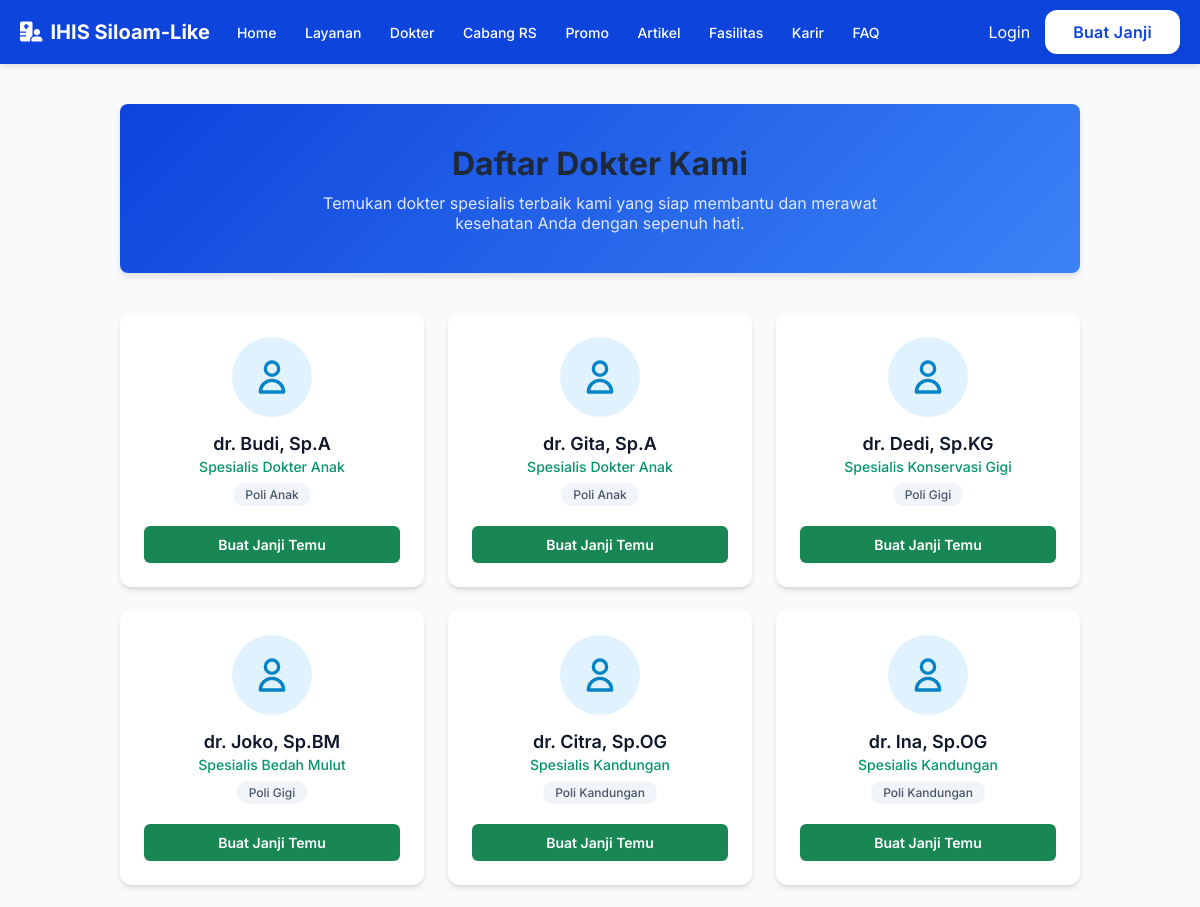
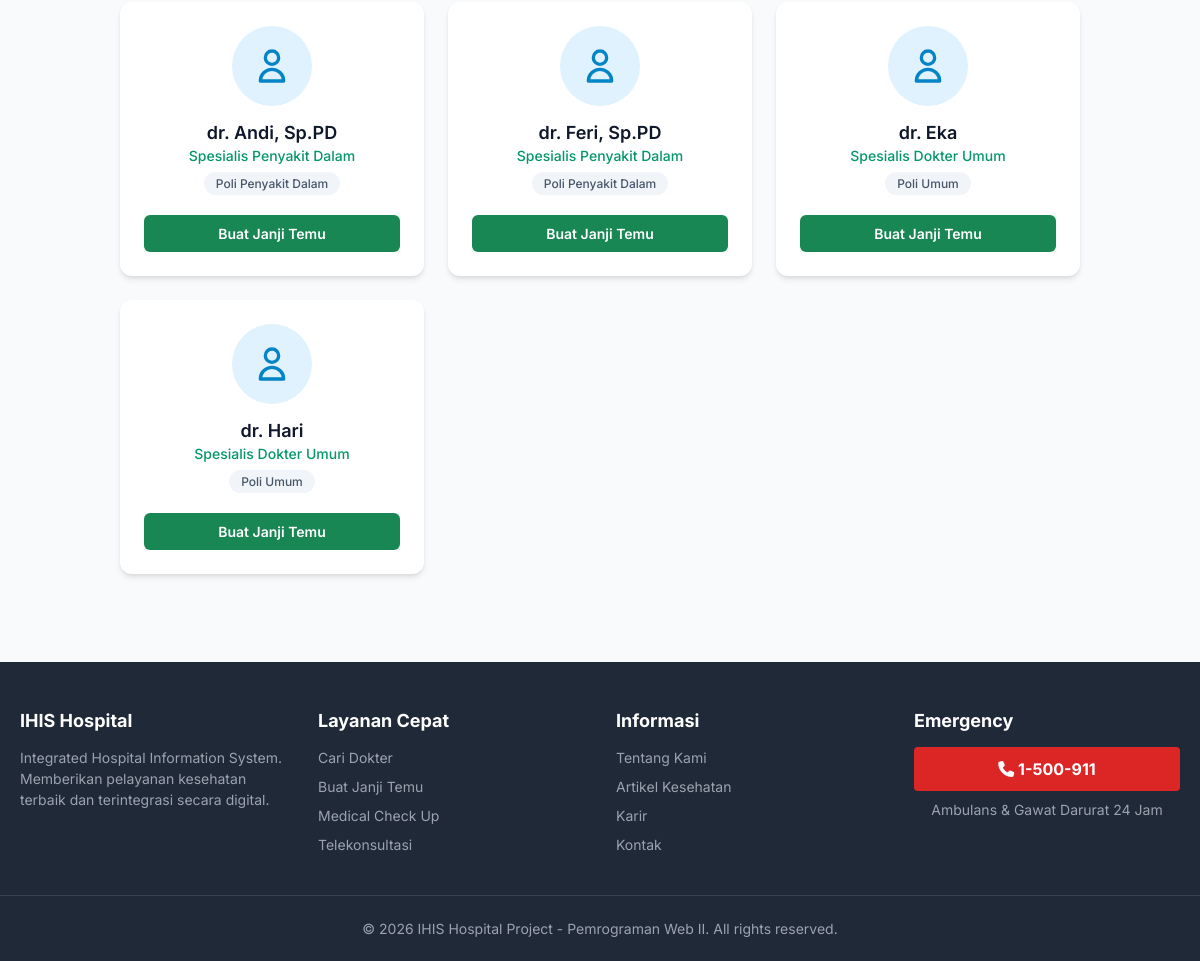
The app's page /index.php?page=doctors with its own data (2 pictures, top to bottom).
### tables this page shows
CREATE TABLE `doctors` (
  `id` int(11) NOT NULL,
  `user_id` int(11) NOT NULL,
  `poly_id` int(11) NOT NULL,
  `full_name` varchar(150) NOT NULL,
  `specialty` varchar(100) NOT NULL,
  `fee` decimal(10,2) NOT NULL DEFAULT 0.00,
  `status` enum('ACTIVE','INACTIVE') DEFAULT 'ACTIVE',
  `created_at` timestamp NULL DEFAULT current_timestamp()
);

CREATE TABLE `poly` (
  `id` int(11) NOT NULL,
  `name` varchar(100) NOT NULL,
  `description` text DEFAULT NULL,
  `created_at` timestamp NULL DEFAULT current_timestamp()
);

### index.php (called while the page is built, shortened)
<?php
$page = isset($_GET['page']) ? $_GET['page'] : 'home';
require_once 'includes/header.php';
require_once "pages/{$page}.php";
require_once 'includes/footer.php';
?>

### pages/doctors.php (the view, shortened to what this page needs)
<?php
$error = '';
$doctors = [];
try {
    $query = "
        SELECT d.id, d.full_name, d.specialty, d.fee, p.name AS poly_name
        FROM doctors d
        LEFT JOIN poly p ON d.poly_id = p.id
        WHERE d.status = 'ACTIVE'
        ORDER BY p.name ASC, d.full_name ASC
    ";
    $stmt = $pdo->query($query);
    $doctors = $stmt->fetchAll(PDO::FETCH_ASSOC);
} catch (PDOException $e) {
    $error = "Gagal memuat daftar dokter: " . $e->getMessage();
}
?>
<div class="doctors-page-container" style="max-width: 1000px; margin: 40px auto; padding: 0 20px;">
    <div class="page-header" style="text-align: center; margin-bottom: 40px;">
        <h1 style="color: #1e293b; font-size: 32px; margin-bottom: 10px;">Daftar Dokter Kami</h1>
        <p style="font-size: 16px; max-width: 600px; margin: 0 auto;">
            Temukan dokter spesialis terbaik kami yang siap membantu dan merawat kesehatan Anda dengan sepenuh hati.
        </p>
    </div>
    <?php if ($error): ?>
        <div style="background:#fee2e2; color:#b91c1c; padding:15px; border-radius:8px; border: 1px solid #f87171; text-align: center;">
            <?= htmlspecialchars($error) ?>
        </div>
    <?php else: ?>
        <div class="doctors-grid" style="display: grid; grid-template-columns: repeat(auto-fill, minmax(280px, 1fr)); gap: 24px;">
            <?php foreach ($doctors as $doc): ?>
                <div class="doctor-card" style="background: #ffffff; border-radius: 12px; padding: 24px; box-shadow: 0 4px 6px -1px rgba(0, 0, 0, 0.1), 0 2px 4px -1px rgba(0, 0, 0, 0.06); text-align: center; transition: transform 0.2s ease;">
                    <div class="doctor-avatar" style="width: 80px; height: 80px; background: #e0f2fe; border-radius: 50%; margin: 0 auto 16px; display: flex; align-items: center; justify-content: center; color: #0284c7;">
                        <svg style="width: 40px; height: 40px;" xmlns="http://www.w3.org/2000/svg" fill="none" viewBox="0 0 24 24" stroke="currentColor">
                            <path stroke-linecap="round" stroke-linejoin="round" stroke-width="2" d="M16 7a4 4 0 11-8 0 4 4 0 018 0zM12 14a7 7 0 00-7 7h14a7 7 0 00-7-7z" />
                        </svg>
                    </div>
                    <h3 style="font-size: 18px; color: #0f172a; margin: 0 0 4px; font-weight: 600;">
                        <?= htmlspecialchars($doc['full_name']) ?>
                    </h3>
                    <p style="color: #059669; font-size: 14px; font-weight: 500; margin: 0 0 8px;">
                        Spesialis <?= htmlspecialchars($doc['specialty']) ?>
                    </p>
                    <div style="display: inline-block; background: #f1f5f9; color: #475569; padding: 4px 12px; border-radius: 999px; font-size: 12px; font-weight: 500; margin-bottom: 20px;">
                        <?= htmlspecialchars($doc['poly_name'] ?? 'Poli Umum') ?>
                    </div>
                    <a href="index.php?page=book_appointment" class="btn-book" style="display: block; width: 100%; background: rgb(25, 135, 84); color: #ffffff; padding: 10px 0; border-radius: 6px; text-decoration: none; font-size: 14px; font-weight: 600; transition: background 0.2s ease;">
                        Buat Janji Temu
                    </a>
                </div>
            <?php endforeach; ?>
        </div>
    <?php endif; ?>
</div>

### includes/header.php (shortened to what this page needs)
<!DOCTYPE html>
<html lang="id">
<head>
    <link rel="stylesheet" href="assets/css/global.css">
    <?php
    $css_file = "assets/css/{$page}.css";
    if (file_exists($css_file)) {
        echo "<link rel='stylesheet' href='{$css_file}'>";
    }
    ?>
    <link rel="stylesheet" href="https://cdnjs.cloudflare.com/ajax/libs/font-awesome/6.4.0/css/all.min.css">
</head>
<body>
    <header class="navbar">
        <div class="container navbar-container">
            <div class="navbar-left">
                <a href="index.php?page=home" class="brand">
                    <i class="fa-solid fa-hospital-user"></i> IHIS Siloam-Like
                </a>
                <nav class="nav-links">
                    <a href="index.php?page=home">Home</a>
                    <a href="index.php?page=services">Layanan</a>
                    <a href="index.php?page=doctors">Dokter</a>
                    <a href="index.php?page=hospitals">Cabang RS</a>
                    <a href="index.php?page=promo">Promo</a>
                    <a href="index.php?page=articles">Artikel</a>
                    <a href="index.php?page=infrastructure">Fasilitas</a>
                    <a href="index.php?page=careers">Karir</a>
                    <a href="index.php?page=faq">FAQ</a>
                </nav>
            </div>
            <div class="navbar-right">
                <?php if(isset($_SESSION['user_id'])): ?>
                    <span class="greeting">Halo, <?= htmlspecialchars($_SESSION['user_name']) ?></span>
                    <a href="index.php?page=dashboard" class="btn btn-primary">Dashboard</a>
                    <a href="index.php?page=logout" class="btn btn-danger">Logout</a>
                <?php else: ?>
                    <a href="index.php?page=login" class="nav-link">Login</a>
                    <a href="index.php?page=register" class="btn btn-light">Buat Janji</a>
                <?php endif; ?>
            </div>
        </div>
    </header>
    <main class="main-content">

### includes/footer.php (shortened to what this page needs)
    </main>
    <footer class="footer">
        <div class="container footer-container">
            <div class="footer-column">
                <h3>IHIS Hospital</h3>
                <p>Integrated Hospital Information System. Memberikan pelayanan kesehatan terbaik dan terintegrasi secara digital.</p>
            </div>
            <div class="footer-column">
                <h3>Layanan Cepat</h3>
                <ul>
                    <li><a href="index.php?page=doctors">Cari Dokter</a></li>
                    <li><a href="index.php?page=book_appointment">Buat Janji Temu</a></li>
                    <li><a href="index.php?page=services">Medical Check Up</a></li>
                    <li><a href="index.php?page=services">Telekonsultasi</a></li>
                </ul>
            </div>
            <div class="footer-column">
                <h3>Informasi</h3>
                <ul>
                    <li><a href="index.php?page=about">Tentang Kami</a></li>
                    <li><a href="index.php?page=articles">Artikel Kesehatan</a></li>
                    <li><a href="index.php?page=careers">Karir</a></li>
                    <li><a href="index.php?page=contact">Kontak</a></li>
                </ul>
            </div>
            <div class="footer-column">
                <h3>Emergency</h3>
                <div class="emergency-box">
                    <i class="fa-solid fa-phone"></i> 1-500-911
                </div>
                <p class="emergency-text">Ambulans & Gawat Darurat 24 Jam</p>
            </div>
        </div>
        <div class="footer-bottom">
            &copy; <?= date('Y') ?> IHIS Hospital Project - Pemrograman Web II. All rights reserved.
        </div>
    </footer>
</body>
</html>

### assets/css/global.css (style rules this page uses)
:root { --primary-color: #0d44dc; --primary-hover: #2563eb; --danger-color: #dc2626; --danger-hover: #ef4444; --bg-light: #f9fafb; --text-main: #1f2937; --text-muted: #6b7280; --white: #ffffff; --font-family: 'Inter', sans-serif; }
* { margin: 0; padding: 0; box-sizing: border-box; }
body { font-family: var(--font-family); background-color: var(--bg-light); color: var(--text-main); display: flex; flex-direction: column; min-height: 100vh; }
.container { max-width: 1200px; margin: 0 auto; padding: 0 20px; width: 100%; }
a { text-decoration: none; color: inherit; }
.navbar { background-color: var(--primary-color); color: var(--white); box-shadow: 0 4px 6px -1px rgba(0, 0, 0, 0.1); }
.navbar-container { display: flex; justify-content: space-between; align-items: center; min-height: 64px; padding: 10px 20px; flex-wrap: wrap; gap: 15px; }
.navbar-left, .navbar-right { display: flex; align-items: center; gap: 15px; flex-wrap: wrap; }
.brand { font-size: 1.25rem; font-weight: 700; display: flex; align-items: center; gap: 8px; }
.nav-links a { padding: 8px 12px; border-radius: 4px; font-size: 0.875rem; font-weight: 500; transition: background-color 0.2s; }
.btn-light { background-color: var(--white); color: var(--primary-color); }
.btn { display: inline-flex; align-items: center; justify-content: center; gap: 8px; padding: 12px 28px; font-size: 1rem; font-weight: 600; letter-spacing: 0.3px; text-decoration: none; border: none; border-radius: 12px; cursor: pointer; transition: all 0.3s cubic-bezier(0.4, 0, 0.2, 1); box-shadow: 0 4px 12px rgba(0, 0, 0, 0.05); }
.main-content { flex-grow: 1; }
.footer { background-color: #1f2937; color: var(--white); margin-top: 48px; padding: 48px 0 24px; }
.footer-container { display: grid; grid-template-columns: repeat(auto-fit, minmax(250px, 1fr)); gap: 32px; margin-bottom: 32px; }
.footer-column h3 { font-size: 1.125rem; font-weight: 700; margin-bottom: 16px; }
.footer-column p, .footer-column ul { font-size: 0.875rem; color: #9ca3af; line-height: 1.5; }
.footer-column ul { list-style: none; }
.footer-column ul li { margin-bottom: 8px; }
.emergency-box { background-color: var(--danger-color); color: var(--white); padding: 12px; border-radius: 4px; text-align: center; font-weight: bold; margin-bottom: 8px; }
.emergency-text { text-align: center; font-size: 0.75rem; }
.footer-bottom { border-top: 1px solid #374151; padding-top: 24px; text-align: center; font-size: 0.875rem; color: #9ca3af; }

### assets/css/doctors.css (style rules this page uses)
.page-header { background: linear-gradient(135deg, var(--primary-color), #3b82f6); color: white; padding: 40px 20px; text-align: center; border-radius: 8px; margin-bottom: 30px; box-shadow: 0 4px 6px rgba(0,0,0,0.1); }
.page-header p { color: #e0e7ff; }

### records on screen
doctors: full_name "dr. Budi, Sp.A", specialty "Dokter Anak", poly.name "Poli Anak"
doctors: full_name "dr. Gita, Sp.A", specialty "Dokter Anak", poly.name "Poli Anak"
doctors: full_name "dr. Dedi, Sp.KG", specialty "Konservasi Gigi", poly.name "Poli Gigi"
doctors: full_name "dr. Joko, Sp.BM", specialty "Bedah Mulut", poly.name "Poli Gigi"
doctors: full_name "dr. Citra, Sp.OG", specialty "Kandungan", poly.name "Poli Kandungan"
doctors: full_name "dr. Ina, Sp.OG", specialty "Kandungan", poly.name "Poli Kandungan"
doctors: full_name "dr. Andi, Sp.PD", specialty "Penyakit Dalam", poly.name "Poli Penyakit Dalam"
doctors: full_name "dr. Feri, Sp.PD", specialty "Penyakit Dalam", poly.name "Poli Penyakit Dalam"
doctors: full_name "dr. Eka", specialty "Dokter Umum", poly.name "Poli Umum"
doctors: full_name "dr. Hari", specialty "Dokter Umum", poly.name "Poli Umum"
